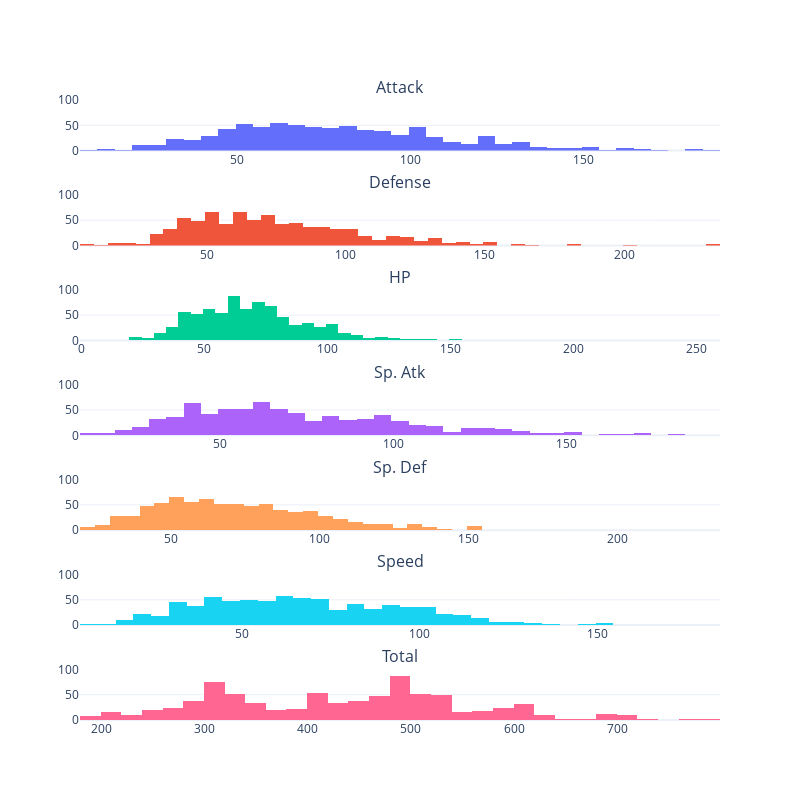

Write notebook code for a chart like this one.
### Code cell
from plotly.subplots import make_subplots

fig = make_subplots(rows=7, cols=1, subplot_titles=("Attack", "Defense", "HP", "Sp. Atk", "Sp. Def", "Speed", "Total"))

for i, col in enumerate(att_cols):
    fig.add_trace(go.Histogram(x=df[col], name=col), row=i+1, col=1)
    
fig.update_layout(width=800, height=800, template='plotly_white', showlegend=False)
fig.update_yaxes(range=[0, 100])
fig.show()

### Figure 1 — Plotly figure (JSON) as saved in the notebook; plotly's stock layout.template omitted (floating-point values rounded to 4 significant figures; data arrays with more than 128 entries replaced by an {"elided": "..."} marker saying what was removed)
{"data": [{"name": "attack", "type": "histogram", "x": {"elided": "801 int values"}, "xaxis": "x", "yaxis": "y"}, {"name": "defense", "type": "histogram", "x": {"elided": "801 int values"}, "xaxis": "x2", "yaxis": "y2"}, {"name": "hp", "type": "histogram", "x": {"elided": "801 int values"}, "xaxis": "x3", "yaxis": "y3"}, {"name": "sp_attack", "type": "histogram", "x": {"elided": "801 int values"}, "xaxis": "x4", "yaxis": "y4"}, {"name": "sp_defense", "type": "histogram", "x": {"elided": "801 int values"}, "xaxis": "x5", "yaxis": "y5"}, {"name": "speed", "type": "histogram", "x": {"elided": "801 int values"}, "xaxis": "x6", "yaxis": "y6"}, {"name": "base_total", "type": "histogram", "x": {"elided": "801 int values"}, "xaxis": "x7", "yaxis": "y7"}], "layout": {"annotations": [{"font": {"size": 16}, "showarrow": false, "text": "Attack", "x": 0.5, "xanchor": "center", "xref": "paper", "y": 1.0, "yanchor": "bottom", "yref": "paper"}, {"font": {"size": 16}, "showarrow": false, "text": "Defense", "x": 0.5, "xanchor": "center", "xref": "paper", "y": 0.8469, "yanchor": "bottom", "yref": "paper"}, {"font": {"size": 16}, "showarrow": false, "text": "HP", "x": 0.5, "xanchor": "center", "xref": "paper", "y": 0.6939, "yanchor": "bottom", "yref": "paper"}, {"font": {"size": 16}, "showarrow": false, "text": "Sp. Atk", "x": 0.5, "xanchor": "center", "xref": "paper", "y": 0.5408, "yanchor": "bottom", "yref": "paper"}, {"font": {"size": 16}, "showarrow": false, "text": "Sp. Def", "x": 0.5, "xanchor": "center", "xref": "paper", "y": 0.3878, "yanchor": "bottom", "yref": "paper"}, {"font": {"size": 16}, "showarrow": false, "text": "Speed", "x": 0.5, "xanchor": "center", "xref": "paper", "y": 0.2347, "yanchor": "bottom", "yref": "paper"}, {"font": {"size": 16}, "showarrow": false, "text": "Total", "x": 0.5, "xanchor": "center", "xref": "paper", "y": 0.08163, "yanchor": "bottom", "yref": "paper"}], "height": 800, "showlegend": false, "width": 800, "xaxis": {"anchor": "y", "domain": [0, 1]}, "xaxis2": {"anchor": "y2", "domain": [0, 1]}, "xaxis3": {"anchor": "y3", "domain": [0, 1]}, "xaxis4": {"anchor": "y4", "domain": [0, 1]}, "xaxis5": {"anchor": "y5", "domain": [0, 1]}, "xaxis6": {"anchor": "y6", "domain": [0, 1]}, "xaxis7": {"anchor": "y7", "domain": [0, 1]}, "yaxis": {"anchor": "x", "domain": [0.9184, 1.0], "range": [0, 100]}, "yaxis2": {"anchor": "x2", "domain": [0.7653, 0.8469], "range": [0, 100]}, "yaxis3": {"anchor": "x3", "domain": [0.6122, 0.6939], "range": [0, 100]}, "yaxis4": {"anchor": "x4", "domain": [0.4592, 0.5408], "range": [0, 100]}, "yaxis5": {"anchor": "x5", "domain": [0.3061, 0.3878], "range": [0, 100]}, "yaxis6": {"anchor": "x6", "domain": [0.1531, 0.2347], "range": [0, 100]}, "yaxis7": {"anchor": "x7", "domain": [0, 0.08163], "range": [0, 100]}}}
